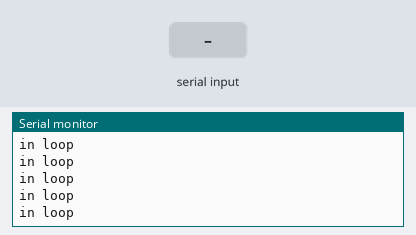
A sketch run on a simulated Arduino Uno, built with avr-gcc and run on an emulated ATmega328P. On the bench: the last lines printed to the serial monitor. The test bench sets the inputs (shaded band). The modem accepts every AT command (registered, SIM ready, sends succeed) and sends nothing else.

Above: at 2.2 s.
2.3 s: "s" received over Serial
At 3.6 s:
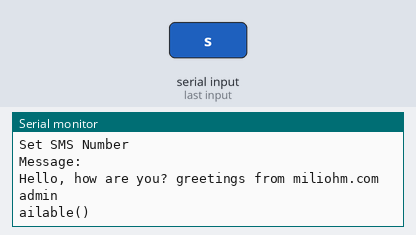
3.8 s: "s" received over the second serial link
6.8 s: "r" received over Serial
At 7.13 s:
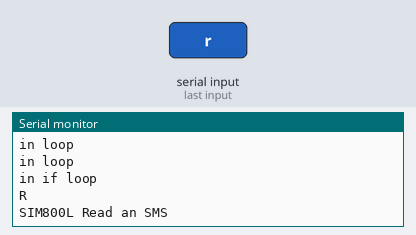
8.3 s: "r" received over the second serial link
11.3 s: "c" received over Serial
At 12.2 s:
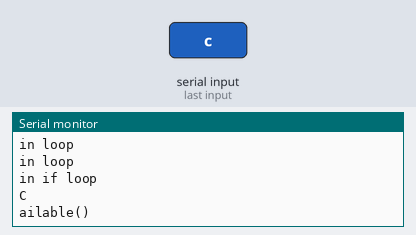

The sketch:

TestGSM.ino
```cpp
#include <SoftwareSerial.h>
SoftwareSerial sim(3, 2);
int _timeout;
String _buffer;
String number = "+919513066050"; //-> change with your number
void setup() {
  //delay(7000); //delay for 7 seconds to make sure the modules get the signal
  Serial.begin(9600);
  _buffer.reserve(50);
  Serial.println("Sistem Started...");
  sim.begin(9600);
  delay(1000);
  Serial.println("Type s to send an SMS, r to receive an SMS, and c to make a call");
}
void loop() {
  Serial.println("in loop ");
  if (Serial.available() > 0)
    Serial.println("in if loop");
    switch (Serial.read())
    {
      case 's':
        Serial.println("S");
        SendMessage();
        break;
      case 'r':
        Serial.println("R");
        RecieveMessage();
        break;
      case 'c':
        Serial.println("C");
        callNumber();
        break;
    }
  if (sim.available() > 0)
    Serial.write(sim.read());
}
void SendMessage()
{
  Serial.println ("Sending Message");
  sim.println("AT+CMGF=1");    //Sets the GSM Module in Text Mode
  delay(200);
  Serial.println ("Set SMS Number");
  sim.println("AT+CMGS=\"" + number + "\"\r"); //Mobile phone number to send message
  delay(200);
  String SMS = "Hello, how are you? greetings from miliohm.com admin";
  sim.println(SMS);
  Serial.println("Message: \n"+SMS);
  delay(100);
  sim.println((char)26);// ASCII code of CTRL+Z
  delay(200);
  _buffer = _readSerial();
}
void RecieveMessage()
{
  Serial.println ("SIM800L Read an SMS");
  sim.println("AT+CMGF=1");
  delay (200);
  sim.println("AT+CNMI=1,2,0,0,0"); // AT Command to receive a live SMS
  delay(200);
  Serial.write ("Unread Message done");
}
String _readSerial() {
  _timeout = 0;
  Serial.print("sim.available() "+sim.available());
  while  (!sim.available() && _timeout < 12000  )
  {
    delay(13);
    _timeout++;
  }
  if (sim.available()) {
    return sim.readString();
  }
}
void callNumber() {
  sim.print (F("ATD"));
  sim.print (number);
  sim.print (F(";\r\n"));
  _buffer = _readSerial();
  Serial.println(_buffer);
}
```

Measured:
- after the input at 2.3 s, the serial monitor: prints a new line after 0.07 s (image 1)
- after the input at 6.8 s, the serial monitor: prints a new line after 0.07 s (image 2)
- after the input at 11.3 s, the serial monitor: prints a new line after 0.07 s (image 3)
